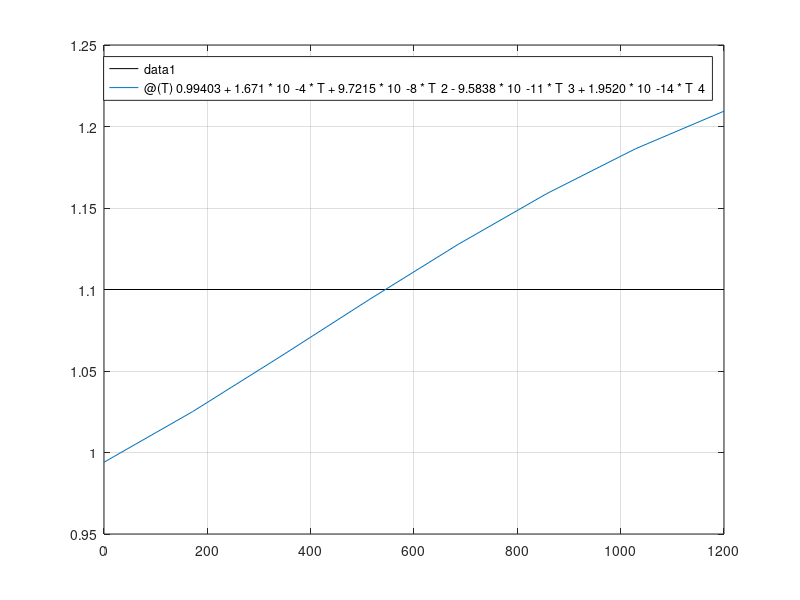

The MATLAB source for this figure:
c = @(T) 0.99403+1.671*10^-4*T+9.7215*10^-8*T^2 ...
    -9.5838*10^-11*T^3+1.9520*10^-14*T^4;
plot([0 1200],[1.1 1.1],'k')
grid on, hold on
fplot(c,[0,1200])
roots([1.9520*10^-14, -9.5838*10^-11, 9.7215*10^-8, 1.671*10^-4, 0.99403-1.1])
